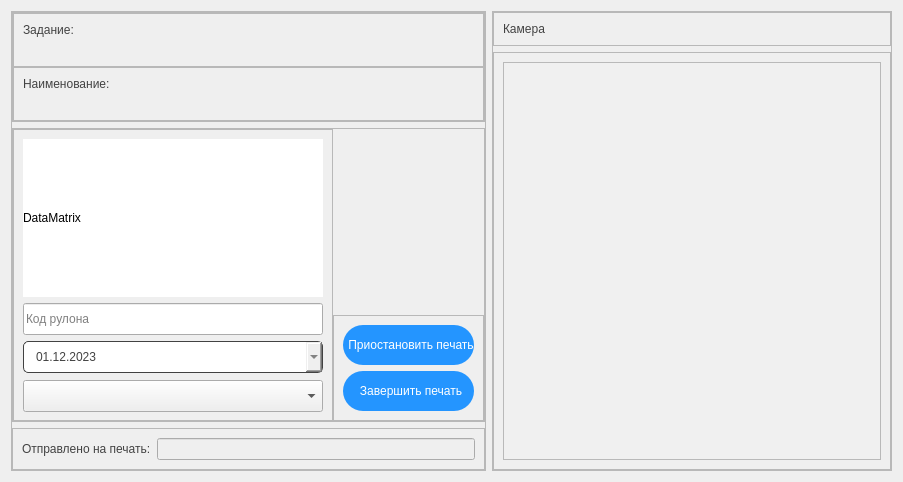
                         <widget class="QWidget" name="printer3_page">
                          <property name="geometry">
                           <rect>
                            <x>0</x>
                            <y>0</y>
                            <width>900</width>
                            <height>482</height>
                           </rect>
                          </property>
                          <attribute name="label">
                           <string>Принтер не добавлен</string>
                          </attribute>
                          <layout class="QHBoxLayout" name="horizontalLayout_58">
                           <item>
                            <widget class="QFrame" name="frame_88">
                             <property name="sizePolicy">
                              <sizepolicy hsizetype="Expanding" vsizetype="Preferred">
                               <horstretch>0</horstretch>
                               <verstretch>0</verstretch>
                              </sizepolicy>
                             </property>
                             <property name="frameShape">
                              <enum>QFrame::StyledPanel</enum>
                             </property>
                             <property name="frameShadow">
                              <enum>QFrame::Raised</enum>
                             </property>
                             <layout class="QVBoxLayout" name="verticalLayout_96">
                              <property name="leftMargin">
                               <number>0</number>
                              </property>
                              <property name="topMargin">
                               <number>0</number>
                              </property>
                              <property name="rightMargin">
                               <number>0</number>
                              </property>
                              <property name="bottomMargin">
                               <number>0</number>
                              </property>
                              <item alignment="Qt::AlignTop">
                               <widget class="QFrame" name="frame_94">
                                <property name="styleSheet">
                                 <string notr="true">QLabel {
	color: rgb(66, 66, 66);
	font: 16pt &quot;Segoe UI&quot;;
}</string>
                                </property>
                                <property name="frameShape">
                                 <enum>QFrame::StyledPanel</enum>
                                </property>
                                <property name="frameShadow">
                                 <enum>QFrame::Raised</enum>
                                </property>
                                <layout class="QVBoxLayout" name="verticalLayout_97">
                                 <property name="spacing">
                                  <number>0</number>
                                 </property>
                                 <property name="leftMargin">
                                  <number>0</number>
                                 </property>
                                 <property name="topMargin">
                                  <number>0</number>
                                 </property>
                                 <property name="rightMargin">
                                  <number>0</number>
                                 </property>
                                 <property name="bottomMargin">
                                  <number>0</number>
                                 </property>
                                 <item>
                                  <widget class="QFrame" name="frame_95">
                                   <property name="styleSheet">
                                    <string notr="true"/>
                                   </property>
                                   <property name="frameShape">
                                    <enum>QFrame::StyledPanel</enum>
                                   </property>
                                   <property name="frameShadow">
                                    <enum>QFrame::Raised</enum>
                                   </property>
                                   <layout class="QVBoxLayout" name="verticalLayout_98">
                                    <item>
                                     <widget class="QLabel" name="Label_12">
                                      <property name="styleSheet">
                                       <string notr="true"/>
                                      </property>
                                      <property name="text">
                                       <string>Задание:</string>
                                      </property>
                                     </widget>
                                    </item>
                                    <item>
                                     <widget class="QLabel" name="batchForPrint_label_3">
                                      <property name="styleSheet">
                                       <string notr="true"/>
                                      </property>
                                      <property name="text">
                                       <string/>
                                      </property>
                                     </widget>
                                    </item>
                                   </layout>
                                  </widget>
                                 </item>
                                 <item alignment="Qt::AlignTop">
                                  <widget class="QFrame" name="frame_96">
                                   <property name="frameShape">
                                    <enum>QFrame::StyledPanel</enum>
                                   </property>
                                   <property name="frameShadow">
                                    <enum>QFrame::Raised</enum>
                                   </property>
                                   <layout class="QVBoxLayout" name="verticalLayout_99">
                                    <item>
                                     <widget class="QLabel" name="Label_13">
                                      <property name="styleSheet">
                                       <string notr="true"/>
                                      </property>
                                      <property name="text">
                                       <string>Наименование:</string>
                                      </property>
                                     </widget>
                                    </item>
                                    <item>
                                     <widget class="QLabel" name="nameForPrint_label_3">
                                      <property name="styleSheet">
                                       <string notr="true"/>
                                      </property>
                                      <property name="text">
                                       <string/>
                                      </property>
                                     </widget>
                                    </item>
                                   </layout>
                                  </widget>
                                 </item>
                                </layout>
                               </widget>
                              </item>
                              <item>
                               <widget class="QFrame" name="frame_97">
                                <property name="sizePolicy">
                                 <sizepolicy hsizetype="Preferred" vsizetype="Expanding">
                                  <horstretch>0</horstretch>
                                  <verstretch>0</verstretch>
                                 </sizepolicy>
                                </property>
                                <property name="styleSheet">
                                 <string notr="true"/>
                                </property>
                                <property name="frameShape">
                                 <enum>QFrame::StyledPanel</enum>
                                </property>
                                <property name="frameShadow">
                                 <enum>QFrame::Raised</enum>
                                </property>
                                <layout class="QHBoxLayout" name="horizontalLayout_55">
                                 <property name="spacing">
                                  <number>0</number>
                                 </property>
                                 <property name="leftMargin">
                                  <number>0</number>
                                 </property>
                                 <property name="topMargin">
                                  <number>0</number>
                                 </property>
                                 <property name="rightMargin">
                                  <number>0</number>
                                 </property>
                                 <property name="bottomMargin">
                                  <number>0</number>
                                 </property>
                                 <item>
                                  <widget class="QFrame" name="frame_98">
                                   <property name="frameShape">
                                    <enum>QFrame::StyledPanel</enum>
                                   </property>
                                   <property name="frameShadow">
                                    <enum>QFrame::Raised</enum>
                                   </property>
                                   <layout class="QVBoxLayout" name="verticalLayout_100">
                                    <item>
                                     <widget class="QLabel" name="imageDM_printer_3">
                                      <property name="minimumSize">
                                       <size>
                                        <width>0</width>
                                        <height>0</height>
                                       </size>
                                      </property>
                                      <property name="styleSheet">
                                       <string notr="true">background-color: rgb(255, 255, 255);</string>
                                      </property>
                                      <property name="text">
                                       <string>DataMatrix</string>
                                      </property>
                                     </widget>
                                    </item>
                                    <item>
                                     <widget class="QLineEdit" name="rollNumberEdit_3">
                                      <property name="minimumSize">
                                       <size>
                                        <width>50</width>
                                        <height>32</height>
                                       </size>
                                      </property>
                                      <property name="placeholderText">
                                       <string>Код рулона</string>
                                      </property>
                                     </widget>
                                    </item>
                                    <item>
                                     <widget class="QDateEdit" name="dateEdit_3">
                                      <property name="enabled">
                                       <bool>true</bool>
                                      </property>
                                      <property name="minimumSize">
                                       <size>
                                        <width>0</width>
                                        <height>32</height>
                                       </size>
                                      </property>
                                      <property name="styleSheet">
                                       <string notr="true">QDateEdit
{
	color: rgb(66, 66, 66);
	font: 12pt &quot;Segoe UI&quot;;
    min-height:30px;
    max-height:30px;
    border-radius:5px;
    border:1px solid;
	border-color: rgb(66, 66, 66);
padding-left: 10px;
}

QDateEdit:hover,.QDateEdit:focus
{
    border-radius:2px;
    border:1px solid #0f6dbe;
}

QDateEdit::drop-down
{
	background-color: rgb(36, 149, 255);
    border:1px solid;
	border-radius:5px;
    width:30px;
	image: url(:/icons/images/icons/cil-arrow-top.png);
}</string>
                                      </property>
                                      <property name="displayFormat">
                                       <string>dd.MM.yyyy</string>
                                      </property>
                                      <property name="calendarPopup">
                                       <bool>true</bool>
                                      </property>
                                      <property name="date">
                                       <date>
                                        <year>2023</year>
                                        <month>12</month>
                                        <day>1</day>
                                       </date>
                                      </property>
                                     </widget>
                                    </item>
                                    <item>
                                     <widget class="QComboBox" name="template_combobox_3">
                                      <property name="minimumSize">
                                       <size>
                                        <width>300</width>
                                        <height>32</height>
                                       </size>
                                      </property>
                                      <property name="maximumSize">
                                       <size>
                                        <width>16777215</width>
                                        <height>30</height>
                                       </size>
                                      </property>
                                      <property name="styleSheet">
                                       <string notr="true">font: 700 12pt &quot;Segoe UI&quot;;</string>
                                      </property>
                                      <property name="currentText">
                                       <string/>
                                      </property>
                                      <property name="currentIndex">
                                       <number>-1</number>
                                      </property>
                                      <property name="maxVisibleItems">
                                       <number>20</number>
                                      </property>
                                      <property name="placeholderText">
                                       <string>Выберете шаблон</string>
                                      </property>
                                     </widget>
                                    </item>
                                   </layout>
                                  </widget>
                                 </item>
                                 <item alignment="Qt::AlignBottom">
                                  <widget class="QFrame" name="frame_99">
                                   <property name="styleSheet">
                                    <string notr="true">QPushButton {
	font: 10pt &quot;Segoe UI&quot;;
	background-position:center;
    background-repeat: no-repeat;
	border: none;
	border-radius: 20px;
	color: rgb(255, 255, 255);
	background-color: rgb(36, 149, 255);
	text-align: center;
	padding-left: 5px;
}

QPushButton:hover {
	background-color: rgb(66, 66, 66);
}
QPushButton:pressed {
	background-color: rgb(245, 246, 250);
	color: rgb(0, 0, 0);
}</string>
                                   </property>
                                   <property name="frameShape">
                                    <enum>QFrame::StyledPanel</enum>
                                   </property>
                                   <property name="frameShadow">
                                    <enum>QFrame::Raised</enum>
                                   </property>
                                   <layout class="QVBoxLayout" name="verticalLayout_101">
                                    <item>
                                     <widget class="QPushButton" name="pausePrint_btn_3">
                                      <property name="enabled">
                                       <bool>true</bool>
                                      </property>
                                      <property name="minimumSize">
                                       <size>
                                        <width>0</width>
                                        <height>40</height>
                                       </size>
                                      </property>
                                      <property name="text">
                                       <string>Приостановить печать</string>
                                      </property>
                                     </widget>
                                    </item>
                                    <item>
                                     <widget class="QPushButton" name="endPrint_btn_3">
                                      <property name="enabled">
                                       <bool>true</bool>
                                      </property>
                                      <property name="minimumSize">
                                       <size>
                                        <width>0</width>
                                        <height>40</height>
                                       </size>
                                      </property>
                                      <property name="text">
                                       <string>Завершить печать</string>
                                      </property>
                                     </widget>
                                    </item>
                                   </layout>
                                  </widget>
                                 </item>
                                </layout>
                               </widget>
                              </item>
                              <item>
                               <widget class="QFrame" name="frame_100">
                                <property name="frameShape">
                                 <enum>QFrame::StyledPanel</enum>
                                </property>
                                <property name="frameShadow">
                                 <enum>QFrame::Raised</enum>
                                </property>
                                <layout class="QHBoxLayout" name="horizontalLayout_56">
                                 <item>
                                  <widget class="QLabel" name="Label_14">
                                   <property name="styleSheet">
                                    <string notr="true">color: rgb(66, 66, 66);
	font: 12pt &quot;Segoe UI&quot;;</string>
                                   </property>
                                   <property name="text">
                                    <string>Отправлено на печать:</string>
                                   </property>
                                  </widget>
                                 </item>
                                 <item>
                                  <widget class="QLineEdit" name="countFromPrint_line_3">
                                   <property name="enabled">
                                    <bool>false</bool>
                                   </property>
                                   <property name="placeholderText">
                                    <string/>
                                   </property>
                                  </widget>
                                 </item>
                                </layout>
                               </widget>
                              </item>
                             </layout>
                            </widget>
                           </item>
                           <item>
                            <widget class="QFrame" name="frame_101">
                             <property name="sizePolicy">
                              <sizepolicy hsizetype="Expanding" vsizetype="Preferred">
                               <horstretch>0</horstretch>
                               <verstretch>0</verstretch>
                              </sizepolicy>
                             </property>
                             <property name="minimumSize">
                              <size>
                               <width>400</width>
                               <height>0</height>
                              </size>
                             </property>
                             <property name="styleSheet">
                              <string notr="true">QPushButton {
	font: 10pt &quot;Segoe UI&quot;;
	background-position:center;
    background-repeat: no-repeat;
	border: none;
	border-radius: 20px;
	color: rgb(255, 255, 255);
	background-color: rgb(36, 149, 255);
	text-align: center;
	padding-left: 5px;
}

QPushButton:hover {
	background-color: rgb(66, 66, 66);
}
QPushButton:pressed {
	background-color: rgb(245, 246, 250);
	color: rgb(0, 0, 0);
}</string>
                             </property>
                             <property name="frameShape">
                              <enum>QFrame::StyledPanel</enum>
                             </property>
                             <property name="frameShadow">
                              <enum>QFrame::Raised</enum>
                             </property>
                             <layout class="QVBoxLayout" name="verticalLayout_102">
                              <property name="leftMargin">
                               <number>0</number>
                              </property>
                              <property name="topMargin">
                               <number>0</number>
                              </property>
                              <property name="rightMargin">
                               <number>0</number>
                              </property>
                              <property name="bottomMargin">
                               <number>0</number>
                              </property>
                              <item alignment="Qt::AlignTop">
                               <widget class="QFrame" name="frame_102">
                                <property name="styleSheet">
                                 <string notr="true">QLabel {
	color: rgb(66, 66, 66);
	font: 16pt &quot;Segoe UI&quot;;
}</string>
                                </property>
                                <property name="frameShape">
                                 <enum>QFrame::StyledPanel</enum>
                                </property>
                                <property name="frameShadow">
                                 <enum>QFrame::Raised</enum>
                                </property>
                                <layout class="QHBoxLayout" name="horizontalLayout_57">
                                 <item>
                                  <widget class="QLabel" name="Label_15">
                                   <property name="styleSheet">
                                    <string notr="true"/>
                                   </property>
                                   <property name="text">
                                    <string>Камера</string>
                                   </property>
                                  </widget>
                                 </item>
                                </layout>
                               </widget>
                              </item>
                              <item>
                               <widget class="QFrame" name="frame_103">
                                <property name="sizePolicy">
                                 <sizepolicy hsizetype="Preferred" vsizetype="Expanding">
                                  <horstretch>0</horstretch>
                                  <verstretch>0</verstretch>
                                 </sizepolicy>
                                </property>
                                <property name="frameShape">
                                 <enum>QFrame::StyledPanel</enum>
                                </property>
                                <property name="frameShadow">
                                 <enum>QFrame::Raised</enum>
                                </property>
                                <layout class="QVBoxLayout" name="verticalLayout_103">
                                 <item>
                                  <widget class="QPlainTextEdit" name="cameraTextEdit_3">
                                   <property name="styleSheet">
                                    <string notr="true">background-color: rgb(240, 240, 240);
color: rgb(66, 66, 66);
font: 14pt &quot;Segoe UI&quot;;
padding-left: 10px</string>
                                   </property>
                                   <property name="readOnly">
                                    <bool>true</bool>
                                   </property>
                                   <property name="maximumBlockCount">
                                    <number>20</number>
                                   </property>
                                  </widget>
                                 </item>
                                </layout>
                               </widget>
                              </item>
                             </layout>
                            </widget>
                           </item>
                          </layout>
                         </widget>
